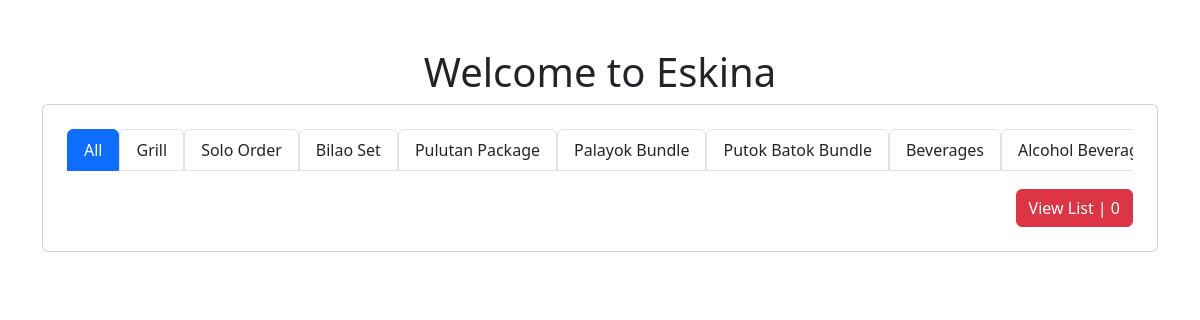
Page /user/index.php?route=eskina-order on the committed database.
### tables this page shows
CREATE TABLE `category` (
  `category_id` int(11) NOT NULL,
  `category_name` varchar(255) DEFAULT NULL,
  `created_at` timestamp NULL DEFAULT current_timestamp(),
  `updated_at` timestamp NULL DEFAULT NULL ON UPDATE current_timestamp()
);

### user/index.php (called while the page is built)
<?php
include("header.php");
require_once '../config.php';
require_once 'process/function.php';
?>
<?php
require("../route.php");
?>
<?php
include("footer.php");
?>

### user/process/function.php (called while the page is built, shortened)
<?php
function getCategory($pdo)
{
    try {
        $query = "SELECT * FROM category";
        $stmt = $pdo->prepare($query);
        $stmt->execute();
        $category = $stmt->fetchAll(PDO::FETCH_ASSOC);
        return $category;
    } catch (PDOException $e) {
        echo "Error: " . $e->getMessage();
        return array();
    }
}

### user/view/eskina-order/eskina_order.php (the view, shortened to what this page needs)
<?php
$categorys = getCategory($pdo);
?>
<div class="container-fluid">
    <div class="text-center mt-5 fs-3">
        <h1>Welcome to Eskina</h1>
    </div>
    <div class="container">
        <div class="card">
            <div class="card-body">
                <div class="row p-2">
                    <div class="col-12" style="max-width: 100%;">
                        <div class="list-group-scrollable" data-simplebar="">
                            <ul class="list-group d-flex flex-row" id="list-menu">
                                <li class="list-group-item" aria-current="true" role="button" data-id="">All</li>
                                <?php foreach ($categorys as $category) : ?>
                                    <li class="list-group-item" aria-current="true" role="button" data-id="<?php echo $category['category_id'] ?>"><?php echo $category['category_name'] ?></li>
                                <?php endforeach; ?>
                            </ul>
                        </div>
                    </div>
                    <div class="col-lg-12 pt-2">
                        <button class="btn btn-danger float-end" id="viewListButton">View List | 0</button>
                    </div>
                </div>
            </div>
        </div>
    </div>
</div>

### user/header.php (shortened to what this page needs)
<!doctype html>
<html lang="en">
<head>
    <link href="../assets/libs/bootstrap533/css/bootstrap.min.css" rel="stylesheet">
    <link rel="stylesheet" href="../assets/css/fontawesome.min.css">
    <link rel="stylesheet" href="../assets/css/all.min.css">
    <link href="../assets/libs/datatablejs/css/datatables.min.css" rel="stylesheet">
    <link rel="stylesheet" href="../assets/libs/simplebar/dist/simplebar.css">
</head>
<body>

### route.php (shortened to what this page needs)
<?php
$route = $_GET['route'] ?? 'dashboard';
if (isset($_SESSION['logged_in']) && $_SESSION['logged_in'] === true) {
    if (isset($_SESSION['user_role']) && $_SESSION['user_role'] === 1) {
        switch ($route) {
            case "dashboard":
                require 'admin/view/dashboard/dashboard.php';
                break;
            case "customer-order":
                require 'admin/view/order-management/customer-order.php';
                break;
            case "process-order":
                require 'admin/view/order-management/process-order.php';
                break;
            case "canceled-order":
                require 'admin/view/order-management/canceled-order.php';
                break;
            case "food-menu":
                require 'admin/view/menu-management/food-menu.php';
                break;
            case "manage-variation":
                require 'admin/view/menu-management/variation.php';
                break;
            case "category-management":
                require 'admin/view/menu-management/category.php';
                break;
            case "customer-detail":
                require 'admin/view/customer-management/customer-detail.php';
                break;
            case "customer-feedback":
                require 'admin/view/customer-management/customer-feedback.php';
                break;
            case "user-management":
                require 'admin/view/user-management/users.php';
                break;
            default:
                require 'admin/view/dashboard/dashboard.php';
        }
    }
    if (isset($_SESSION['user_role']) && $_SESSION['user_role'] === 2) {
        switch ($route) {
            case "customer-order":
                require 'admin/view/order-management/customer-order.php';
                break;
            case "process-order":
                require 'admin/view/order-management/process-order.php';
                break;
            case "canceled-order":
                require 'admin/view/order-management/canceled-order.php';
                break;
            case "food-menu":
                require 'admin/view/menu-management/food-menu.php';
                break;
            case "user-management":
                require 'admin/view/user-management/users.php';
                break;
            default:
                require 'admin/view/no-access/404.php';
        }
    }
} else {
    switch ($route) {
        case "eskina-order":
            require 'user/view/eskina-order/eskina_order.php';
            break;
    }
}

### user/footer.php
</body>
</html>

### user/view/eskina-order/eskina_order.php (style rules this page uses)
.list-group-scrollable { padding-bottom: 10px; overflow-x: auto; white-space: nowrap; }
.list-group-scrollable ul.list-group { display: inline-flex; padding-left: 0; margin-bottom: 0; }
.list-group-item+.list-group-item { border-top-left-radius: inherit; border-top-right-radius: inherit; border-top-width: 1px; }

### rows in the picture
category: category_name "Grill"
category: category_name "Solo Order"
category: category_name "Bilao Set"
category: category_name "Pulutan Package"
category: category_name "Palayok Bundle"
category: category_name "Putok Batok Bundle"
category: category_name "Beverages"
category: category_name "Alcohol…"
